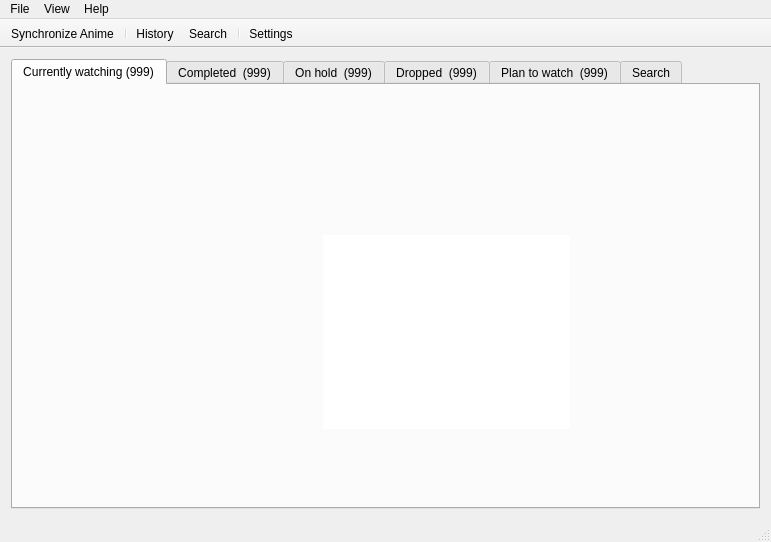
<?xml version="1.0" encoding="UTF-8"?>
<ui version="4.0">
 <class>Ouroboros</class>
 <widget class="QMainWindow" name="Ouroboros">
  <property name="geometry">
   <rect>
    <x>0</x>
    <y>0</y>
    <width>771</width>
    <height>542</height>
   </rect>
  </property>
  <property name="minimumSize">
   <size>
    <width>771</width>
    <height>538</height>
   </size>
  </property>
  <property name="font">
   <font>
    <pointsize>9</pointsize>
   </font>
  </property>
  <property name="contextMenuPolicy">
   <enum>Qt::PreventContextMenu</enum>
  </property>
  <property name="windowTitle">
   <string>Ouroboros</string>
  </property>
  <property name="windowIcon">
   <iconset resource="../Resources.qrc">
    <normaloff>:/Resources/Icon.png</normaloff>:/Resources/Icon.png</iconset>
  </property>
  <property name="toolButtonStyle">
   <enum>Qt::ToolButtonIconOnly</enum>
  </property>
  <property name="documentMode">
   <bool>false</bool>
  </property>
  <property name="unifiedTitleAndToolBarOnMac">
   <bool>false</bool>
  </property>
  <widget class="QWidget" name="centralWidget">
   <layout class="QHBoxLayout" name="horizontalLayout_2">
    <item>
     <widget class="QTabWidget" name="MainTabWidget">
      <property name="tabShape">
       <enum>QTabWidget::Rounded</enum>
      </property>
      <property name="currentIndex">
       <number>0</number>
      </property>
      <property name="usesScrollButtons">
       <bool>true</bool>
      </property>
      <property name="documentMode">
       <bool>false</bool>
      </property>
      <widget class="QWidget" name="Tab_CurrentlyWatching">
       <attribute name="title">
        <string>Currently watching (999)</string>
       </attribute>
       <widget class="QWidget" name="verticalLayoutWidget_6">
        <property name="geometry">
         <rect>
          <x>310</x>
          <y>150</y>
          <width>258</width>
          <height>194</height>
         </rect>
        </property>
        <layout class="QVBoxLayout" name="Layout_CurrentlyWatching">
         <property name="spacing">
          <number>0</number>
         </property>
         <property name="leftMargin">
          <number>0</number>
         </property>
         <property name="topMargin">
          <number>0</number>
         </property>
         <property name="bottomMargin">
          <number>0</number>
         </property>
         <item>
          <widget class="QTreeView" name="View_CurrentlyWatching">
           <property name="contextMenuPolicy">
            <enum>Qt::CustomContextMenu</enum>
           </property>
           <property name="frameShape">
            <enum>QFrame::NoFrame</enum>
           </property>
           <property name="frameShadow">
            <enum>QFrame::Raised</enum>
           </property>
           <property name="lineWidth">
            <number>0</number>
           </property>
           <property name="autoScrollMargin">
            <number>15</number>
           </property>
           <property name="editTriggers">
            <set>QAbstractItemView::NoEditTriggers</set>
           </property>
           <property name="showDropIndicator" stdset="0">
            <bool>false</bool>
           </property>
           <property name="alternatingRowColors">
            <bool>true</bool>
           </property>
           <property name="indentation">
            <number>10</number>
           </property>
           <property name="rootIsDecorated">
            <bool>false</bool>
           </property>
           <property name="uniformRowHeights">
            <bool>true</bool>
           </property>
           <property name="itemsExpandable">
            <bool>false</bool>
           </property>
           <property name="sortingEnabled">
            <bool>true</bool>
           </property>
           <property name="expandsOnDoubleClick">
            <bool>false</bool>
           </property>
           <attribute name="headerCascadingSectionResizes">
            <bool>true</bool>
           </attribute>
           <attribute name="headerDefaultSectionSize">
            <number>200</number>
           </attribute>
           <attribute name="headerMinimumSectionSize">
            <number>100</number>
           </attribute>
           <attribute name="headerShowSortIndicator" stdset="0">
            <bool>false</bool>
           </attribute>
           <attribute name="headerStretchLastSection">
            <bool>true</bool>
           </attribute>
          </widget>
         </item>
        </layout>
       </widget>
      </widget>
      <widget class="QWidget" name="Tab_Completed">
       <attribute name="title">
        <string>Completed  (999)</string>
       </attribute>
       <widget class="QWidget" name="verticalLayoutWidget_2">
        <property name="geometry">
         <rect>
          <x>210</x>
          <y>60</y>
          <width>258</width>
          <height>194</height>
         </rect>
        </property>
        <layout class="QVBoxLayout" name="Layout_Completed">
         <property name="spacing">
          <number>0</number>
         </property>
         <property name="leftMargin">
          <number>0</number>
         </property>
         <property name="topMargin">
          <number>0</number>
         </property>
         <property name="bottomMargin">
          <number>0</number>
         </property>
         <item>
          <widget class="QTreeView" name="View_Completed">
           <property name="contextMenuPolicy">
            <enum>Qt::CustomContextMenu</enum>
           </property>
           <property name="frameShape">
            <enum>QFrame::NoFrame</enum>
           </property>
           <property name="frameShadow">
            <enum>QFrame::Raised</enum>
           </property>
           <property name="lineWidth">
            <number>0</number>
           </property>
           <property name="autoScrollMargin">
            <number>15</number>
           </property>
           <property name="editTriggers">
            <set>QAbstractItemView::NoEditTriggers</set>
           </property>
           <property name="showDropIndicator" stdset="0">
            <bool>false</bool>
           </property>
           <property name="alternatingRowColors">
            <bool>true</bool>
           </property>
           <property name="indentation">
            <number>10</number>
           </property>
           <property name="rootIsDecorated">
            <bool>false</bool>
           </property>
           <property name="uniformRowHeights">
            <bool>true</bool>
           </property>
           <property name="itemsExpandable">
            <bool>false</bool>
           </property>
           <property name="sortingEnabled">
            <bool>true</bool>
           </property>
           <property name="expandsOnDoubleClick">
            <bool>false</bool>
           </property>
           <attribute name="headerCascadingSectionResizes">
            <bool>true</bool>
           </attribute>
           <attribute name="headerDefaultSectionSize">
            <number>200</number>
           </attribute>
           <attribute name="headerMinimumSectionSize">
            <number>100</number>
           </attribute>
           <attribute name="headerShowSortIndicator" stdset="0">
            <bool>false</bool>
           </attribute>
          </widget>
         </item>
        </layout>
       </widget>
      </widget>
      <widget class="QWidget" name="Tab_OnHold">
       <attribute name="title">
        <string>On hold  (999)</string>
       </attribute>
       <widget class="QWidget" name="verticalLayoutWidget_3">
        <property name="geometry">
         <rect>
          <x>0</x>
          <y>0</y>
          <width>258</width>
          <height>194</height>
         </rect>
        </property>
        <layout class="QVBoxLayout" name="Layout_OnHold">
         <property name="spacing">
          <number>0</number>
         </property>
         <property name="leftMargin">
          <number>0</number>
         </property>
         <property name="topMargin">
          <number>0</number>
         </property>
         <property name="bottomMargin">
          <number>0</number>
         </property>
         <item>
          <widget class="QTreeView" name="View_OnHold">
           <property name="contextMenuPolicy">
            <enum>Qt::CustomContextMenu</enum>
           </property>
           <property name="frameShape">
            <enum>QFrame::NoFrame</enum>
           </property>
           <property name="frameShadow">
            <enum>QFrame::Raised</enum>
           </property>
           <property name="lineWidth">
            <number>0</number>
           </property>
           <property name="autoScrollMargin">
            <number>15</number>
           </property>
           <property name="editTriggers">
            <set>QAbstractItemView::NoEditTriggers</set>
           </property>
           <property name="showDropIndicator" stdset="0">
            <bool>false</bool>
           </property>
           <property name="alternatingRowColors">
            <bool>true</bool>
           </property>
           <property name="indentation">
            <number>0</number>
           </property>
           <property name="rootIsDecorated">
            <bool>false</bool>
           </property>
           <property name="uniformRowHeights">
            <bool>true</bool>
           </property>
           <property name="itemsExpandable">
            <bool>false</bool>
           </property>
           <property name="sortingEnabled">
            <bool>true</bool>
           </property>
           <property name="expandsOnDoubleClick">
            <bool>false</bool>
           </property>
           <attribute name="headerCascadingSectionResizes">
            <bool>true</bool>
           </attribute>
           <attribute name="headerDefaultSectionSize">
            <number>200</number>
           </attribute>
           <attribute name="headerMinimumSectionSize">
            <number>100</number>
           </attribute>
           <attribute name="headerShowSortIndicator" stdset="0">
            <bool>false</bool>
           </attribute>
          </widget>
         </item>
        </layout>
       </widget>
      </widget>
      <widget class="QWidget" name="Tab_Dropped">
       <attribute name="title">
        <string>Dropped  (999)</string>
       </attribute>
       <widget class="QWidget" name="verticalLayoutWidget_5">
        <property name="geometry">
         <rect>
          <x>320</x>
          <y>190</y>
          <width>258</width>
          <height>194</height>
         </rect>
        </property>
        <layout class="QVBoxLayout" name="Layout_Dropped">
         <property name="spacing">
          <number>0</number>
         </property>
         <property name="leftMargin">
          <number>0</number>
         </property>
         <property name="topMargin">
          <number>0</number>
         </property>
         <property name="bottomMargin">
          <number>0</number>
         </property>
         <item>
          <widget class="QTreeView" name="View_Dropped">
           <property name="contextMenuPolicy">
            <enum>Qt::CustomContextMenu</enum>
           </property>
           <property name="frameShape">
            <enum>QFrame::NoFrame</enum>
           </property>
           <property name="frameShadow">
            <enum>QFrame::Raised</enum>
           </property>
           <property name="lineWidth">
            <number>0</number>
           </property>
           <property name="editTriggers">
            <set>QAbstractItemView::NoEditTriggers</set>
           </property>
           <property name="showDropIndicator" stdset="0">
            <bool>false</bool>
           </property>
           <property name="alternatingRowColors">
            <bool>true</bool>
           </property>
           <property name="indentation">
            <number>10</number>
           </property>
           <property name="rootIsDecorated">
            <bool>false</bool>
           </property>
           <property name="uniformRowHeights">
            <bool>true</bool>
           </property>
           <property name="itemsExpandable">
            <bool>false</bool>
           </property>
           <property name="sortingEnabled">
            <bool>true</bool>
           </property>
           <property name="expandsOnDoubleClick">
            <bool>false</bool>
           </property>
           <attribute name="headerCascadingSectionResizes">
            <bool>true</bool>
           </attribute>
           <attribute name="headerMinimumSectionSize">
            <number>100</number>
           </attribute>
           <attribute name="headerShowSortIndicator" stdset="0">
            <bool>false</bool>
           </attribute>
           <attribute name="headerStretchLastSection">
            <bool>true</bool>
           </attribute>
          </widget>
         </item>
        </layout>
       </widget>
      </widget>
      <widget class="QWidget" name="Tab_PlanToWatch">
       <attribute name="title">
        <string>Plan to watch  (999)</string>
       </attribute>
       <widget class="QWidget" name="verticalLayoutWidget_4">
        <property name="geometry">
         <rect>
          <x>0</x>
          <y>0</y>
          <width>258</width>
          <height>194</height>
         </rect>
        </property>
        <layout class="QVBoxLayout" name="Layout_PlanToWatch">
         <property name="spacing">
          <number>0</number>
         </property>
         <property name="leftMargin">
          <number>0</number>
         </property>
         <property name="topMargin">
          <number>0</number>
         </property>
         <property name="bottomMargin">
          <number>0</number>
         </property>
         <item>
          <widget class="QTreeView" name="View_PlanToWatch">
           <property name="contextMenuPolicy">
            <enum>Qt::CustomContextMenu</enum>
           </property>
           <property name="frameShape">
            <enum>QFrame::NoFrame</enum>
           </property>
           <property name="frameShadow">
            <enum>QFrame::Raised</enum>
           </property>
           <property name="lineWidth">
            <number>0</number>
           </property>
           <property name="autoScrollMargin">
            <number>15</number>
           </property>
           <property name="editTriggers">
            <set>QAbstractItemView::NoEditTriggers</set>
           </property>
           <property name="showDropIndicator" stdset="0">
            <bool>false</bool>
           </property>
           <property name="alternatingRowColors">
            <bool>true</bool>
           </property>
           <property name="indentation">
            <number>10</number>
           </property>
           <property name="rootIsDecorated">
            <bool>false</bool>
           </property>
           <property name="uniformRowHeights">
            <bool>true</bool>
           </property>
           <property name="itemsExpandable">
            <bool>false</bool>
           </property>
           <property name="sortingEnabled">
            <bool>true</bool>
           </property>
           <property name="expandsOnDoubleClick">
            <bool>false</bool>
           </property>
           <attribute name="headerCascadingSectionResizes">
            <bool>true</bool>
           </attribute>
           <attribute name="headerDefaultSectionSize">
            <number>200</number>
           </attribute>
           <attribute name="headerMinimumSectionSize">
            <number>100</number>
           </attribute>
           <attribute name="headerShowSortIndicator" stdset="0">
            <bool>false</bool>
           </attribute>
          </widget>
         </item>
        </layout>
       </widget>
      </widget>
      <widget class="QWidget" name="Tab_Search">
       <attribute name="title">
        <string>Search</string>
       </attribute>
       <widget class="QWidget" name="verticalLayoutWidget_7">
        <property name="geometry">
         <rect>
          <x>340</x>
          <y>120</y>
          <width>258</width>
          <height>194</height>
         </rect>
        </property>
        <layout class="QVBoxLayout" name="Layout_Search">
         <property name="spacing">
          <number>0</number>
         </property>
         <property name="leftMargin">
          <number>0</number>
         </property>
         <property name="topMargin">
          <number>0</number>
         </property>
         <property name="bottomMargin">
          <number>0</number>
         </property>
         <item>
          <widget class="QTreeView" name="View_Search">
           <property name="contextMenuPolicy">
            <enum>Qt::CustomContextMenu</enum>
           </property>
           <property name="frameShape">
            <enum>QFrame::NoFrame</enum>
           </property>
           <property name="frameShadow">
            <enum>QFrame::Raised</enum>
           </property>
           <property name="lineWidth">
            <number>0</number>
           </property>
           <property name="editTriggers">
            <set>QAbstractItemView::NoEditTriggers</set>
           </property>
           <property name="showDropIndicator" stdset="0">
            <bool>false</bool>
           </property>
           <property name="alternatingRowColors">
            <bool>true</bool>
           </property>
           <property name="indentation">
            <number>10</number>
           </property>
           <property name="rootIsDecorated">
            <bool>false</bool>
           </property>
           <property name="uniformRowHeights">
            <bool>true</bool>
           </property>
           <property name="itemsExpandable">
            <bool>false</bool>
           </property>
           <property name="sortingEnabled">
            <bool>true</bool>
           </property>
           <property name="expandsOnDoubleClick">
            <bool>false</bool>
           </property>
           <attribute name="headerCascadingSectionResizes">
            <bool>true</bool>
           </attribute>
           <attribute name="headerMinimumSectionSize">
            <number>100</number>
           </attribute>
           <attribute name="headerShowSortIndicator" stdset="0">
            <bool>false</bool>
           </attribute>
           <attribute name="headerStretchLastSection">
            <bool>true</bool>
           </attribute>
          </widget>
         </item>
        </layout>
       </widget>
      </widget>
     </widget>
    </item>
   </layout>
  </widget>
  <widget class="QMenuBar" name="MainMenuBar">
   <property name="geometry">
    <rect>
     <x>0</x>
     <y>0</y>
     <width>771</width>
     <height>21</height>
    </rect>
   </property>
   <property name="nativeMenuBar">
    <bool>true</bool>
   </property>
   <widget class="QMenu" name="menuFile">
    <property name="title">
     <string>File</string>
    </property>
    <property name="toolTipsVisible">
     <bool>true</bool>
    </property>
    <addaction name="Action_Synchronize_Anime"/>
   </widget>
   <widget class="QMenu" name="menuView">
    <property name="title">
     <string>View</string>
    </property>
    <addaction name="Action_ChangeSettings"/>
    <addaction name="separator"/>
    <addaction name="Action_ViewHistory"/>
    <addaction name="Action_ViewSearch"/>
   </widget>
   <widget class="QMenu" name="menuHelp">
    <property name="title">
     <string>Help</string>
    </property>
    <addaction name="Action_About"/>
   </widget>
   <addaction name="menuFile"/>
   <addaction name="menuView"/>
   <addaction name="menuHelp"/>
  </widget>
  <widget class="QToolBar" name="MainToolBar">
   <property name="contextMenuPolicy">
    <enum>Qt::PreventContextMenu</enum>
   </property>
   <property name="movable">
    <bool>false</bool>
   </property>
   <property name="allowedAreas">
    <set>Qt::TopToolBarArea</set>
   </property>
   <property name="iconSize">
    <size>
     <width>24</width>
     <height>24</height>
    </size>
   </property>
   <property name="floatable">
    <bool>false</bool>
   </property>
   <attribute name="toolBarArea">
    <enum>TopToolBarArea</enum>
   </attribute>
   <attribute name="toolBarBreak">
    <bool>false</bool>
   </attribute>
   <addaction name="Action_Synchronize_Anime"/>
   <addaction name="separator"/>
   <addaction name="Action_ViewHistory"/>
   <addaction name="Action_ViewSearch"/>
   <addaction name="separator"/>
   <addaction name="Action_ChangeSettings"/>
  </widget>
  <widget class="QStatusBar" name="MainStatusBar"/>
  <action name="Action_EditUserEpisodes">
   <property name="text">
    <string>Episodes</string>
   </property>
   <property name="toolTip">
    <string>Edit episode count</string>
   </property>
  </action>
  <action name="Action_Synchronize_Anime">
   <property name="icon">
    <iconset resource="../Resources.qrc">
     <normaloff>:/Resources/Sync.png</normaloff>
     <normalon>:/Resources/Sync-Icon.png</normalon>:/Resources/Sync.png</iconset>
   </property>
   <property name="text">
    <string>Synchronize Anime</string>
   </property>
   <property name="toolTip">
    <string>Synchronize anime</string>
   </property>
  </action>
  <action name="Action_ChangeSettings">
   <property name="icon">
    <iconset resource="../Resources.qrc">
     <normaloff>:/Resources/Settings.png</normaloff>:/Resources/Settings.png</iconset>
   </property>
   <property name="text">
    <string>Settings</string>
   </property>
   <property name="toolTip">
    <string>Change settings</string>
   </property>
  </action>
  <action name="Action_ViewHistory">
   <property name="icon">
    <iconset resource="../Resources.qrc">
     <normaloff>:/Resources/History.png</normaloff>:/Resources/History.png</iconset>
   </property>
   <property name="text">
    <string>History</string>
   </property>
   <property name="toolTip">
    <string>View anime history</string>
   </property>
  </action>
  <action name="Action_ViewSearch">
   <property name="icon">
    <iconset resource="../Resources.qrc">
     <normaloff>:/Resources/Search.png</normaloff>:/Resources/Search.png</iconset>
   </property>
   <property name="text">
    <string>Search</string>
   </property>
   <property name="toolTip">
    <string>Search anime online</string>
   </property>
  </action>
  <action name="Action_About">
   <property name="text">
    <string>About</string>
   </property>
   <property name="toolTip">
    <string>View about dialog</string>
   </property>
  </action>
 </widget>
 <layoutdefault spacing="6" margin="11"/>
 <resources>
  <include location="../Resources.qrc"/>
 </resources>
 <connections/>
</ui>
